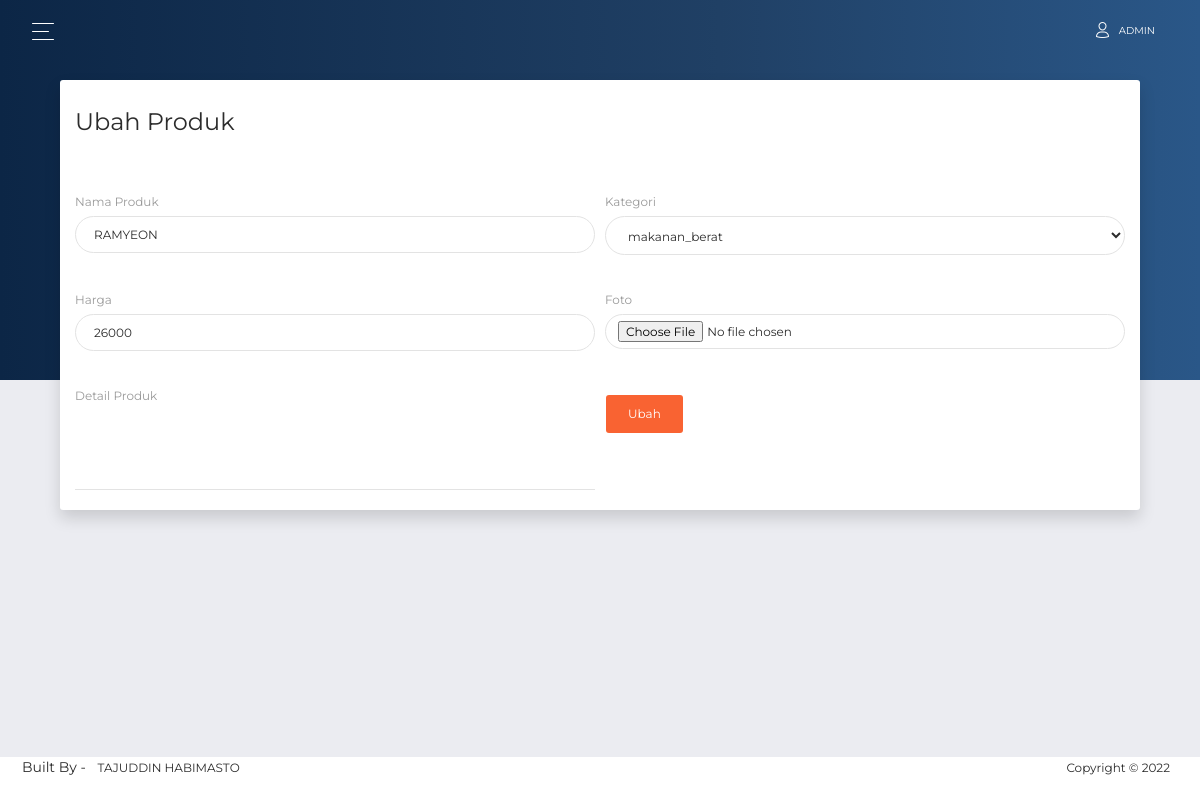
Screenshot of /admin/index.php?p=edit-produk&id=4 (signed in) with the database file from the repository.
### tables this page shows
CREATE TABLE `produk` (
  `id_produk` int(11) NOT NULL,
  `kategori_produk` varchar(50) NOT NULL,
  `nama_produk` varchar(100) NOT NULL,
  `detail_produk` varchar(300) NOT NULL,
  `harga_produk` double NOT NULL,
  `foto_produk` varchar(100) NOT NULL
);

### system/system.php (called while the page is built, shortened)
<?php
class koneksi{
    public $conn;
    function __construct()
    {
       $this->conn =  mysqli_connect("localhost", "root","","u6972820_cafe");
    }
function select($query){
    $result = mysqli_query( $this->conn , $query);
    return mysqli_fetch_assoc($result);
}
}
?>

### admin/pages/produk/ubah.php (the view, shortened to what this page needs)
<?php
$id = $_GET['id'];
$row = $koneksi->select("SELECT *  FROM produk WHERE id_produk = $id");
?>
<div class="content container " style="margin-top: -300px;">
<div class="card shadow">
  <div class="card-header">
        <h4 class="card-title"> Ubah Produk</h4>
    </div>
    <div class="card-body">
    <form method="POST" action="" enctype="multipart/form-data">
  <div class="form-row">
    <div class="form-group col-md-6 mt-4">
      <label for="inputEmail4">Nama Produk</label>
      <input type="text" class="form-control" id="inputEmail4" value="<?= $row['nama_produk']; ?>" placeholder="Nama Produk" name="produk" >
    </div>
    <div class="form-group col-md-6 mt-4">
    <label for="inputAddress">Kategori</label>
    <select name="kategori" id="" class="form-control">
        <option value="<?= $row['kategori_produk']; ?>"><?= $row['kategori_produk']; ?></option>
    </select>
  </div>
    <div class="form-group col-md-6 mt-4">
      <label for="inputPassword4">Harga</label>
      <input type="text" class="form-control" value="<?= $row['harga_produk']; ?>" id="inputPassword4" placeholder="Harga" name="harga">
    </div>
    <div class="col-md-6 mt-4">
      <label for="foto">Foto</label>
      <input type="file" class="form-control" id="foto" name="gambar">
    </div>
    <div class="form-group col-md-6 mt-4">
      <label for="">Detail Produk</label>
      <textarea class="form-control" name="detail_produk" id=""  rows="7"><?= $row['detail_produk'] ?></textarea>
    </div>
  <div class=" col-md-6 mt-4">
  <button type="submit" name="submit" class="btn btn-primary">Ubah</button>
  </div>
  </div>
</form>
</div>
  </div>
</div>
        </div>

### rows the page displays
produk: produk "RAMYEON", kategori "makanan_berat", harga "26000"

### other values shown
$_SESSION['username'] "ADMIN"
